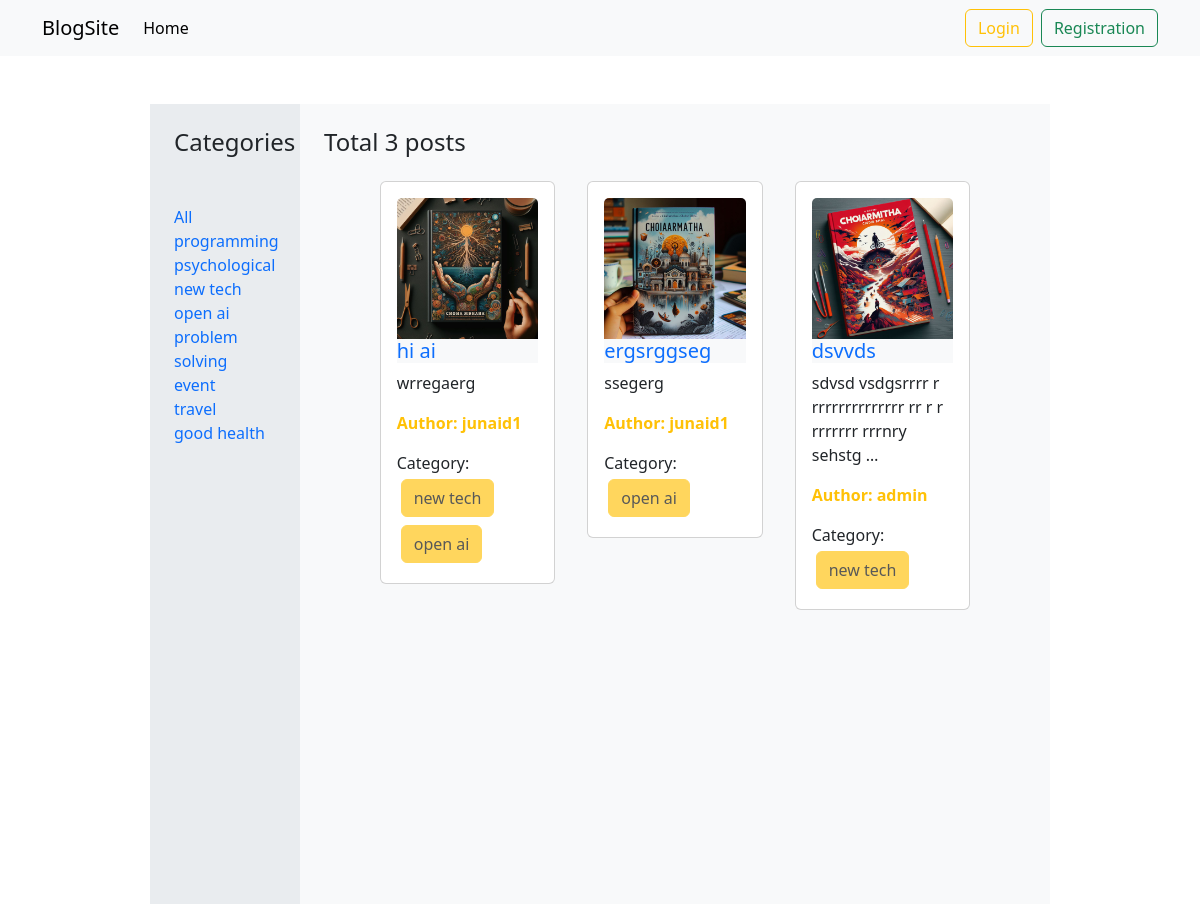
The page / on the database its author committed.
### categories/models.py (models this page shows, shortened)
class Category(models.Model):
    name = models.CharField(max_length=100)
    slug = models.SlugField(max_length=100, unique=True, blank=True, null=True)

### posts/models.py (models this page shows, shortened)
class Post(models.Model):
    title = models.CharField(max_length=50)
    content = models.TextField()
    category = models.ManyToManyField(Category)
    author = models.ForeignKey(User, on_delete=models.CASCADE)
    image = models.ImageField(upload_to='posts/', blank=True, null=True)

### blog_project/views.py (the view)
# urls.py: path('', views.home, name="home"),
def home(request, category_slug=None):
    posts = Post.objects.all()
    if category_slug is not None:
        category = Category.objects.get(slug=category_slug)
        posts = Post.objects.filter(category=category)
    categories = Category.objects.all()
    return render(request, 'home.html', {'posts': posts, 'categories': categories})

### templates/home.html (shortened to what this page needs)
{% extends 'base.html' %} {% block content %}
<div class="d-flex flex-wrap mt-5">
    <div class="col-lg-2 col-md-12 bg-body-secondary vh-100 p-4">
        <h4 class="mb-5">Categories</h4>
        <a class="text-decoration-none" href="{% url 'home' %}">All</a>
        <br />
        {% for category in categories %}
        <a
            class="text-decoration-none"
            href="{% url 'category_filter' category.slug %}"
            >{{category.name}}</a
        >
        <br />
        {% endfor%}
    </div>
    <div class="col-lg-10 col-md-12 p-4 bg-body-tertiary">
        {% if posts|length == 0 %}
        <h4>No Posts Available!</h4>
        {% else %}
        <h4>
            {% if posts|length > 1 %} Total {{posts | length}} posts {% else %}
            Only {{posts | length}} post {% endif %}
        </h4>
        {% endif %}
        <div class="d-flex flex-wrap justify-content-center">
            {% for post in posts %}
            <div class="col-sm-3 m-3">
                <div class="card">
                    <div class="card-body">
                        <img
                            src="{{post.image.url}}"
                            class="card-img-top"
                            alt="..."
                        />
                        <h5 class="card-title bg-body-tertiary">
                            <a
                                class="text-decoration-none"
                                href="{% url 'details_post' pk=post.id %}"
                                >{{post.title}}</a
                            >
                        </h5>
                        <p class="card-text">
                            {{post.content | truncatewords:10}}
                        </p>
                        <p class="card-text fw-bold text-warning">
                            Author: {{post.author.username}}
                        </p>
                        <p class="card-text">
                            Category: {% for cat in post.category.all %}
                            <button class="btn btn-warning disabled m-1">
                                {{cat.name}}
                            </button>
                            {% endfor %}
                        </p>
                    </div>
                </div>
            </div>
            {% endfor %}
        </div>
    </div>
</div>
{% endblock %}

### rows shown on the page
Category: name "programming"
Category: name "psychological"
Category: name "new tech"
Category: name "open ai"
Category: name "problem solving"
Category: name "event"
Category: name "travel"
Category: name "good health"
Post: image (picture), title "hi ai", content "wrregaerg", author.username "junaid1"
Post: image (picture), title "ergsrggseg", content "ssegerg", author.username "junaid1"
Post: image (picture), title "dsvvds", content "sdvsd vsdgsrrrr r rrrrrrrrrrrrrr rr r r rrrrrrr rrrnry sehstg …", author.username "admin"

### other values the page prints
{{ posts | length }} "3"
